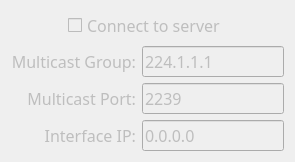
     <widget class="QWidget" name="group_tab">
      <property name="enabled">
       <bool>false</bool>
      </property>
      <property name="font">
       <font>
        <family>JetBrains Mono</family>
        <pointsize>12</pointsize>
        <strikeout>false</strikeout>
       </font>
      </property>
      <attribute name="title">
       <string>Group</string>
      </attribute>
      <layout class="QGridLayout" name="gridLayout_7">
       <item row="0" column="0" colspan="2" alignment="Qt::AlignHCenter">
        <widget class="QCheckBox" name="connect_to_server">
         <property name="font">
          <font>
           <family>JetBrains Mono</family>
           <pointsize>12</pointsize>
           <strikeout>false</strikeout>
          </font>
         </property>
         <property name="text">
          <string>Connect to server</string>
         </property>
        </widget>
       </item>
       <item row="1" column="0">
        <widget class="QLabel" name="label_3">
         <property name="font">
          <font>
           <family>JetBrains Mono</family>
           <pointsize>12</pointsize>
           <strikeout>false</strikeout>
          </font>
         </property>
         <property name="text">
          <string>Multicast Group:</string>
         </property>
         <property name="alignment">
          <set>Qt::AlignRight|Qt::AlignTrailing|Qt::AlignVCenter</set>
         </property>
        </widget>
       </item>
       <item row="1" column="1">
        <widget class="QLineEdit" name="multicast_group">
         <property name="font">
          <font>
           <family>JetBrains Mono</family>
           <pointsize>12</pointsize>
           <strikeout>false</strikeout>
          </font>
         </property>
         <property name="text">
          <string>224.1.1.1</string>
         </property>
        </widget>
       </item>
       <item row="2" column="0">
        <widget class="QLabel" name="label_9">
         <property name="font">
          <font>
           <family>JetBrains Mono</family>
           <pointsize>12</pointsize>
           <strikeout>false</strikeout>
          </font>
         </property>
         <property name="text">
          <string>Multicast Port:</string>
         </property>
         <property name="alignment">
          <set>Qt::AlignRight|Qt::AlignTrailing|Qt::AlignVCenter</set>
         </property>
        </widget>
       </item>
       <item row="2" column="1">
        <widget class="QLineEdit" name="multicast_port">
         <property name="font">
          <font>
           <family>JetBrains Mono</family>
           <pointsize>12</pointsize>
           <strikeout>false</strikeout>
          </font>
         </property>
         <property name="inputMethodHints">
          <set>Qt::ImhDigitsOnly</set>
         </property>
         <property name="text">
          <string>2239</string>
         </property>
        </widget>
       </item>
       <item row="3" column="0">
        <widget class="QLabel" name="label_12">
         <property name="font">
          <font>
           <family>JetBrains Mono</family>
           <pointsize>12</pointsize>
           <strikeout>false</strikeout>
          </font>
         </property>
         <property name="text">
          <string>Interface IP:</string>
         </property>
         <property name="alignment">
          <set>Qt::AlignRight|Qt::AlignTrailing|Qt::AlignVCenter</set>
         </property>
        </widget>
       </item>
       <item row="3" column="1">
        <widget class="QLineEdit" name="interface_ip">
         <property name="font">
          <font>
           <family>JetBrains Mono</family>
           <pointsize>12</pointsize>
           <strikeout>false</strikeout>
          </font>
         </property>
         <property name="text">
          <string>0.0.0.0</string>
         </property>
        </widget>
       </item>
      </layout>
     </widget>
